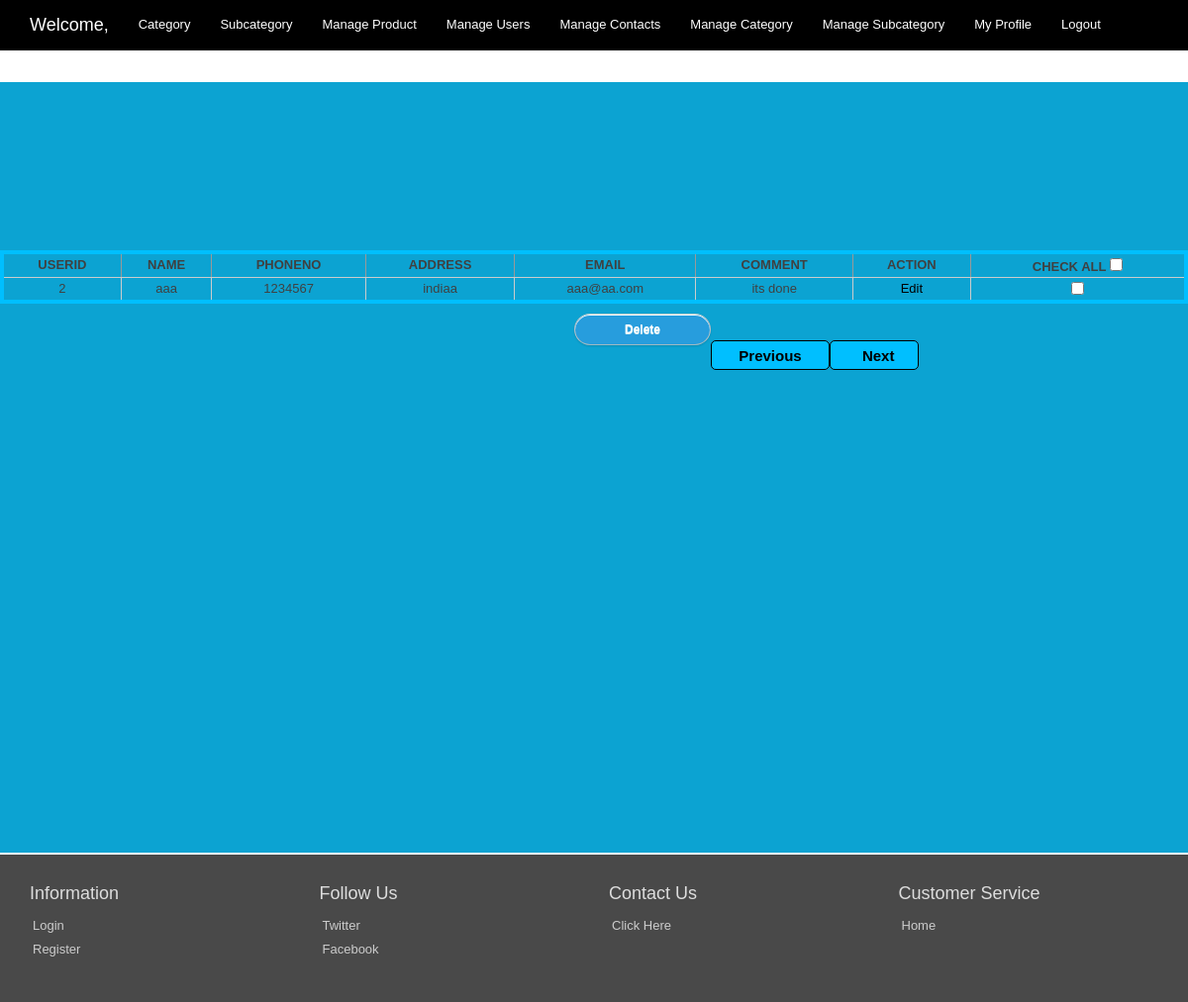
Screenshot of /adminmanagecontacts.php with the database file from the repository.
### tables this page shows
CREATE TABLE `contact` (
  `contactid` int(11) NOT NULL auto_increment,
  `name` varchar(255) default NULL,
  `phoneno` varchar(255) default NULL,
  `address` varchar(255) default NULL,
  `email` varchar(255) default NULL,
  `comment` varchar(255) default NULL,
  PRIMARY KEY  (`contactid`)
);

### adminmanagecontacts.php (the view, shortened to what this page needs)
<!DOCTYPE html>
<html lang="en">
	<head>
		<link href="css/bootstrap.min.css" rel="stylesheet">
		<link href="//netdna.bootstrapcdn.com/font-awesome/4.1.0/css/font-awesome.min.css" rel="stylesheet">
		<link href="css/styles.css" rel="stylesheet">
	</head>
	<body>
<?php include('adminheader.php'); ?>
<section class="container1">
<link href="style.css" rel="stylesheet" type="text/css" media="all" />
<div>
<div>
<?php
include_once "config.php";
?>
<?php
$q="select count(*) \"total\" from contact";
 $ros=mysqli_query($conn,$q);
  $row=(mysqli_fetch_array($ros));
  $total=$row['total'];
  $dis=15;
  $total_page=ceil($total/$dis);
  $page_cur=(isset($_GET['page']))?$_GET['page']:1;
  $k=($page_cur-1)*$dis;
?>
<?php
@$sq1="SELECT * from contact limit $k,$dis";
@$rs1=mysqli_query($conn,$sq1);
@$num=mysqli_num_rows($rs1);
if($num){
?>
<div style="margin-top:100px; margin-bottom:200px;">
  <form action="admincontactdelete.php" method="post" name="data_table">
  <table border="1" id="table_data" style="border:4px solid deepSkyBlue; border-radius:10px;width:100%;text-align:center;">
    <th class="text">UserID</th>
    <th class="text">Name</th>
    <th class="text">PhoneNo</th>
    <th class="text">Address</th>
    <th class="text">Email</th>
    <th class="text">Comment</th>
    <th class="text">ACTION</th>
    <th class="text">Check All <input type="checkbox" id="check_all" value=""></th>
    <?php
while($row1=mysqli_fetch_array($rs1))
{
?>
<tr>
  <td><?php echo $row1["contactid"]?></td>
  <td><?php echo $row1['name']?></td>
  <td><?php echo $row1['phoneno']?></td>
  <td><?php echo $row1["address"]?></td>
  <td><?php echo $row1['email']?></td>
  <td><?php echo $row1['comment']?></td>
  <td id="edit"><a href="admincontactedit.php?edit_id=<?php echo $row1['contactid']?>">Edit</td>
  <td id="edit">
  <input type="checkbox" value="<?php echo $row1['contactid']; ?>" name="data[]" id="data"></td>
</tr>
<?php } ?>
  </table>
     <input name="submit" style="float:left; width:100px; height:30px; margin-left:580px; margin-top:10px; background:#279ddd;color:white; " type="submit" value="Delete" id="submit">
       </form>
<?php
echo '<br/>';
echo '<br/>';
if($page_cur>1)
  {
    echo '<a href="adminmanagecontacts.php?page='.($page_cur-1).'" style="cursor:pointer;color:silver;" ><input style="cursor:pointer;background-color:#00BFFF;border:1px black solid;border-radius:5px;width:120px;height:30px;color:white;font-size:15px;font-weight:bold;" type="button" value=" Previous "></a>';
  }
  else
  {
    echo '<input style="background-color:#00BFFF;border:1px black solid;border-radius:5px;width:120px;height:30px;color:black;font-size:15px;font-weight:bold;" type="button" value=" Previous ">';
  }
  if($page_cur<$total_page)
  {
    echo '<a href="adminmanagecontacts.php?page='.($page_cur+1).'"><input style="cursor:pointer;background-color:#00BFFF;border:1px black solid;border-radius:5px;width:90px;height:30px;color:white;font-size:15px;font-weight:bold;" type="button" value=" Next "></a>';
  }
  else
  {
   echo '<input style="background-color:#00BFFF;border:1px black solid;border-radius:5px;width:90px;height:30px;color:black;font-size:15px;font-weight:bold;" type="button" value="   Next ">';
  }
?>
<?php
}
  ?>
</div>
  </section>
<?php include('footer.php'); ?>
	</body>
</html>

### css/styles.css (style rules this page uses)
html,body { height:100%; background:center no-repeat fixed url('/assets/example/bg_suburb.jpg'); background-size: cover; color: #404040; //background: #0ca3d2; background: #fff; }
section { padding-top:70px; padding-bottom:50px; min-height:calc(100% - 1px); }

### style.css (style rules this page uses)
body { background: url(../images/bg.jpg); font-family: Arial, Helvetica, sans-serif; font-size:13px }
table#table_data { border: 1px solid #CCCCCC; width: 485px; }
table#table_data tr td { border: 1px solid #CCCCCC; text-align:center }

### adminmanagecontacts.php (style rules this page uses)
.container1 { margin: 83px auto; width: 100%; color: #404040; background: #0ca3d2; }
input { font-family: 'Lucida Grande', Tahoma, Verdana, sans-serif; font-size: 14px; }
input[type=submit] { padding: 0 18px; height: 29px; font-size: 12px; font-weight: bold; color: #527881; text-shadow: 0 1px #e3f1f1; background: #cde5ef; border: 1px solid; border-color: #b4ccce #b3c0c8 #9eb9c2; border-radius: 16px; outline: 0; -webkit-box-sizing: content-box; -moz-box-sizing: content-box; box-sizing: content-box; background-image: -webkit-linear-gradient(top, #edf5f8, #cde5ef); background-image: -moz-linear-gradient(top, #edf5f8, #cde5ef); background-image: -o-linear-gradient(top, #edf5f8, #cde5ef); background-image: linear-gradient(to bottom, #edf5f8, #cde5ef); -webkit-box-shadow: inset 0 1px white, 0 1px 2px rgba(0, 0, 0, 0.15); box-shadow: inset 0 1px white, 0 1px 2px rgba(0, 0, 0, 0.15); }
#edit a { text-decoration: none; color: black; }
.text { text-align: center; }

### rows the page displays
contact: contactid "2", name "aaa", phoneno "1234567", address "indiaa", email "aaa@aa.com", comment "its done"
